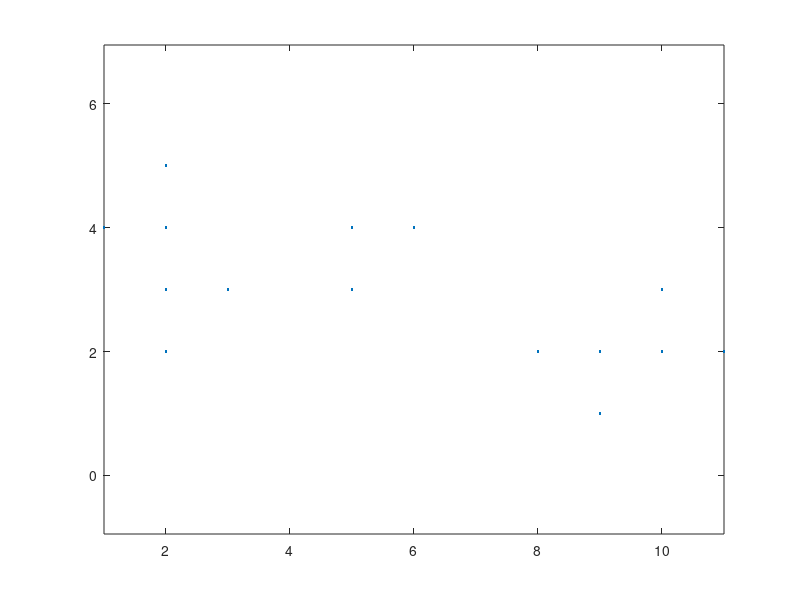

MATLAB code to generate this figure: (Note: this script raises an error after producing the figure.)
% Example 7.4.1
% "Introduction to Pattern Recognition: A MATLAB Approach"
% S. Theodoridis, A. Pikrakis, K. Koutroumbas, D. Cavouras

close('all');
clear

% 1. Generate the data set X 
X=[2 5; 6 4; 5 3; 2 2; 1 4; 5 4; 3 3; 2 3;...
2 4; 8 2; 9 2; 10 2; 11 2; 10 3; 9 1]';
[l,N]=size(X);
% Plot the data set
figure (1), plot(X(1,:),X(2,:),'.')
figure(1), axis equal

% 2. Apply the BSAS algorithm on X
q=15; % maximum number of clusters
theta=2.5; % dissimilarity threshold
order=[8 6 11 1 5 2 3 4 7 10 9 12 13 14 15];
[bel_2, repre_2]=BSAS(X,theta,q,order)
pause;
fprintf('Press any key to continue');

% 3. Repeat the code given in step 2 for the new order of presentation of the data 
q=15; % maximum number of clusters
theta=2.5; % dissimilarity threshold
order=[7, 3, 1, 5, 9, 6, 8, 4, 2, 10, 15, 13, 14, 11, 12];
[bel_3, repre_3]=BSAS(X,theta,q,order)
pause;
fprintf('Press any key to continue');


% 4. Repeat step 2, where now theta = 1.4
q=15;
theta=1.4; % dissimilarity threshold
order=[8 6 11 1 5 2 3 4 7 10 9 12 13 14 15];
[bel_4, repre_4]=BSAS(X,theta,q,order)
pause;
fprintf('Press any key to continue');

% 5. Repeat step 2, where now the maximum allowable number of clusters, q, equals to 2.
q=2; % maximum number of clusters
theta=2.5; % dissimilarity threshold
order=[8 6 11 1 5 2 3 4 7 10 9 12 13 14 15];
[bel_5, repre_5]=BSAS(X,theta,q,order)
pause;
fprintf('Press any key to continue');

